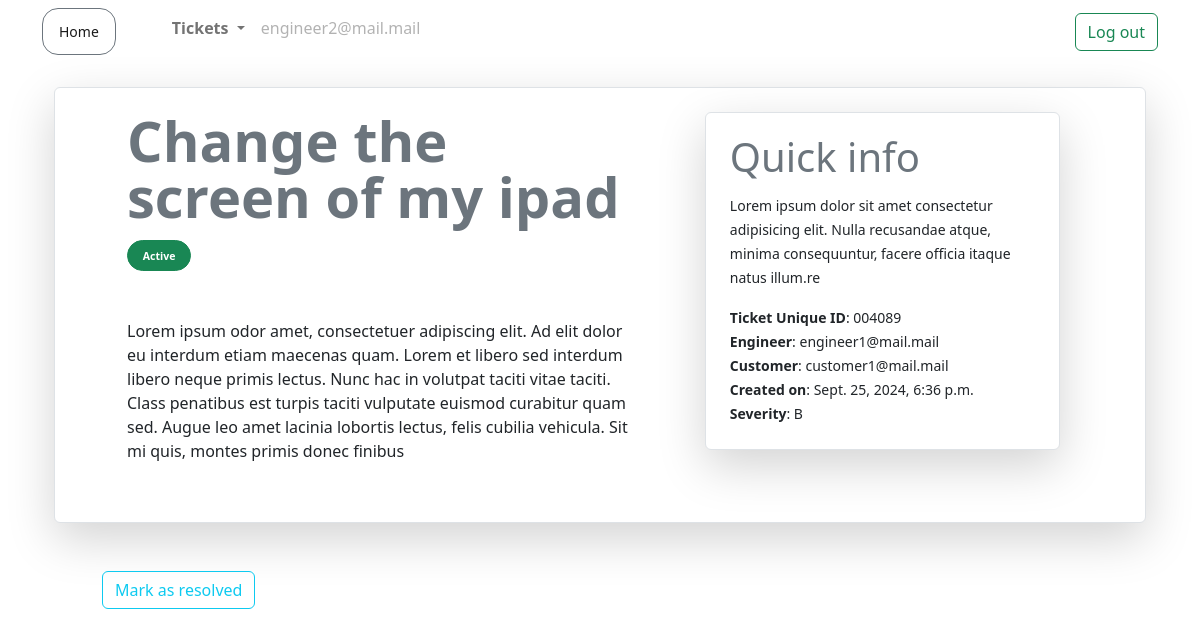
The app's page /ticket/ticket-details/004089/ (signed in), older data.
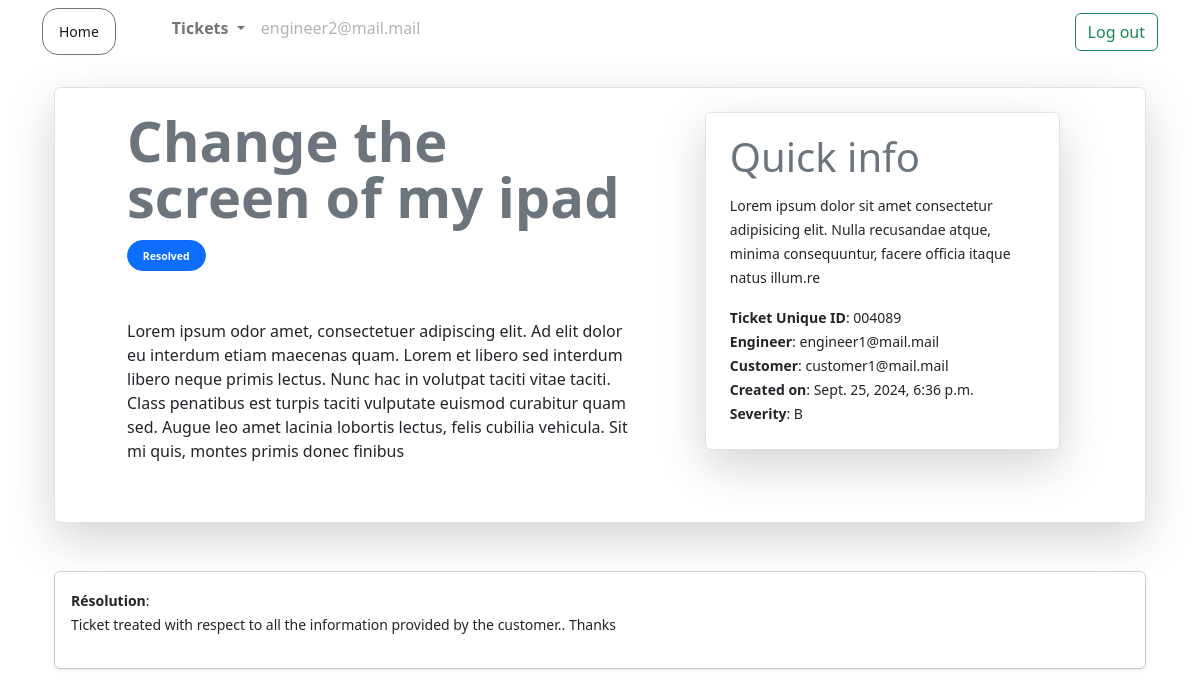
The same page, newer data.
### ticket/models.py (models this page shows)
class Ticket(models.Model):
    customer = models.ForeignKey(User, on_delete=models.CASCADE)
    engineer = models.ForeignKey(User, on_delete=models.DO_NOTHING, null=True, blank=True, related_name='engineer')
    ticket_id = models.CharField(max_length=15, unique=True)
    ticket_title = models.CharField(max_length=50)
    ticket_description = models.TextField()
    status = models.CharField(max_length=20, choices=(('Active', 'Active'),('Pending', 'Pending'), ('Resolved','Resolved')))
    created_on = models.DateTimeField(auto_now_add=True)
    last_modified = models.DateTimeField(auto_now=True)
    is_resolved = models.BooleanField(default=False)
    severity = models.CharField(max_length=5, choices=(('A', 'A'), ('B', 'B')), default='B')
    is_assigned_to_engineer = models.BooleanField(default=False)
    resolution = models.TextField(null=True, blank=True)

### accounts/models.py (models this page shows)
class User(AbstractUser):
    is_customer = models.BooleanField(default=False)
    is_engineer = models.BooleanField(default=False)
    email = models.EmailField(unique=True)
    def __str__(self):
        return self.username

### ticket/views.py (the view)
# urls.py: path('ticket-details/<str:ticket_id>/', views.ticket_details, name='ticket-details'),
@login_required
def ticket_details(request, ticket_id):
    ticket =  Ticket.objects.get(ticket_id=ticket_id)
    context = {'ticket': ticket}
    return render(request, 'ticket/ticket_details.html', context)

### templates/ticket/ticket_details.html (shortened to what this page needs)
{% extends 'base.html'%} {% block content%}
<div class="container">
    <div class="border p-4 bg-light shadow-lg mb-5 bg-white rounded">
        <div class="row">
            <div class="col-md-7">
                <div class="px-5">
                    <h3 class="display-4 fw-bold lh-1 mb-3 text-secondary">
                        {{ ticket.ticket_title}}
                    </h3>
                    {% if ticket.status %} {% if ticket.status == 'Pending' %}
                    <button
                        type="button"
                        class="btn btn-sm btn-warning rounded-4"
                    >
                        <span class="badge badge-light">Pending</span>
                    </button>
                    {% elif ticket.status == 'Active' %}
                    <button
                        type="button"
                        class="btn btn-sm btn-success rounded-4"
                    >
                        <span class="badge badge-light">Active</span>
                    </button>
                    {% elif ticket.status == 'Resolved' %}
                    <button
                        type="button"
                        class="btn btn-sm btn-primary rounded-4"
                    >
                        <span class="badge badge-light">Resolved</span>
                    </button>
                    {% endif %} {% endif %}
                    <br />
                    <br />
                    <br />
                    <p>{{ticket.ticket_description}}</p>
                </div>
            </div>
            <div
                class="col-md-4 border mx-3 shadow-lg p-4 mb-5 bg-white rounded"
            >
                <h4 class="display-6 lh-1 mb-3 text-secondary">Quick info</h4>
                <p>
                    <small>
                        Lorem ipsum dolor sit amet consectetur adipisicing elit.
                        Nulla recusandae atque, minima consequuntur, facere
                        officia itaque natus illum.re
                    </small>
                </p>
                <div>
                    <small>
                        <b>Ticket Unique ID</b>: {{ticket.ticket_id}}
                    </small>
                    <br />
                    <small> <b>Engineer</b>: {{ticket.engineer}} </small>
                    <br />
                    <small> <b>Customer</b>: {{ticket.customer}} </small>
                    <br />
                    <small> <b>Created on</b>: {{ticket.created_on}} </small>
                    <br />
                    <small> <b>Severity</b>: {{ticket.severity}} </small>
                    <br />
                </div>
            </div>
        </div>
    </div>
    {% if ticket.resolution%}
    <div class="card">
        <div class="card-body shadow-sm">
            <small> <b>Résolution</b>: </small>
            <br />
            <small>{{ticket.resolution}}</small>
        </div>
    </div>
    {% elif request.user.is_engineer %}
    <div class="px-5 mt-5">
        <a href="{% url 'resolve-ticket' ticket.ticket_id%}">
            <button class="btn btn-outline-info">Mark as resolved</button>
        </a>
    </div>
</div>
{% endif %} {%endblock content%}

Row changes from the older to the newer data that the page shows:
changed Ticket "Change the screen of my ipad": status "Active" → "Resolved" (drawn); resolution (not shown) → "Ticket treated with respect to all the information provided by the customer.. Thanks"
Text that changed along with them:
text no longer shown: "Active Mark as resolved"
text now shown: "Resolved Résolution :"
